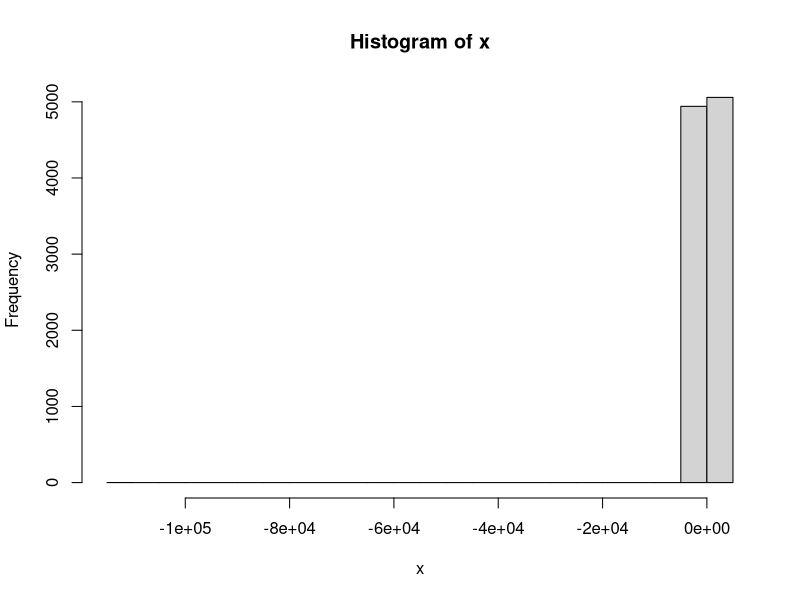
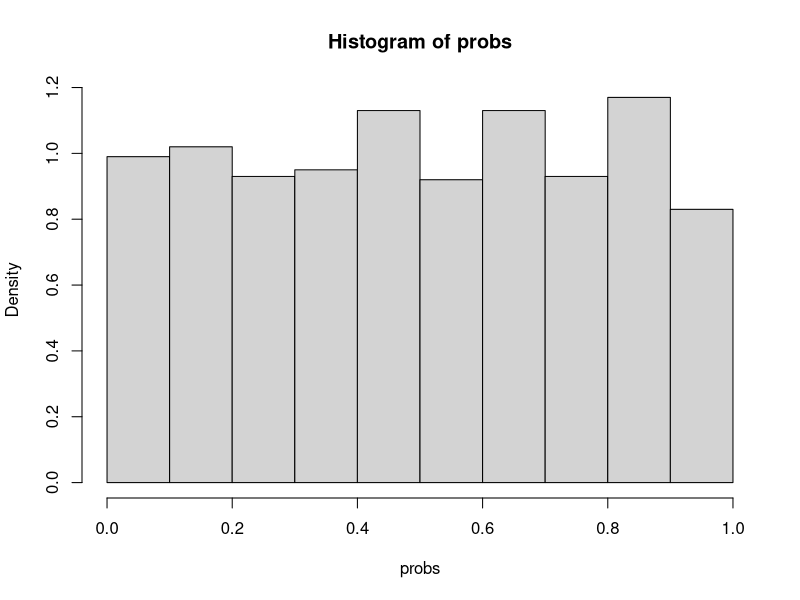

Recreate these plots in R, in order.
size = 10000;

x = rep(0,size);
tausq = rgamma(size, shape=0.5, rate=0.5);

for(i in 1:size){
  x[i] = rnorm(1, 0, sqrt(1/(tausq[i])));
}


hist(x, breaks=35);

ks.test(x, "pt", 1);

probs = rep(0, 1000)
for (i in 1:1000) {
  y = rt(50, df = 1);
  probs[i] = ks.test(y, 'pt', 1)$p;
}
hist(probs, freq = FALSE);
